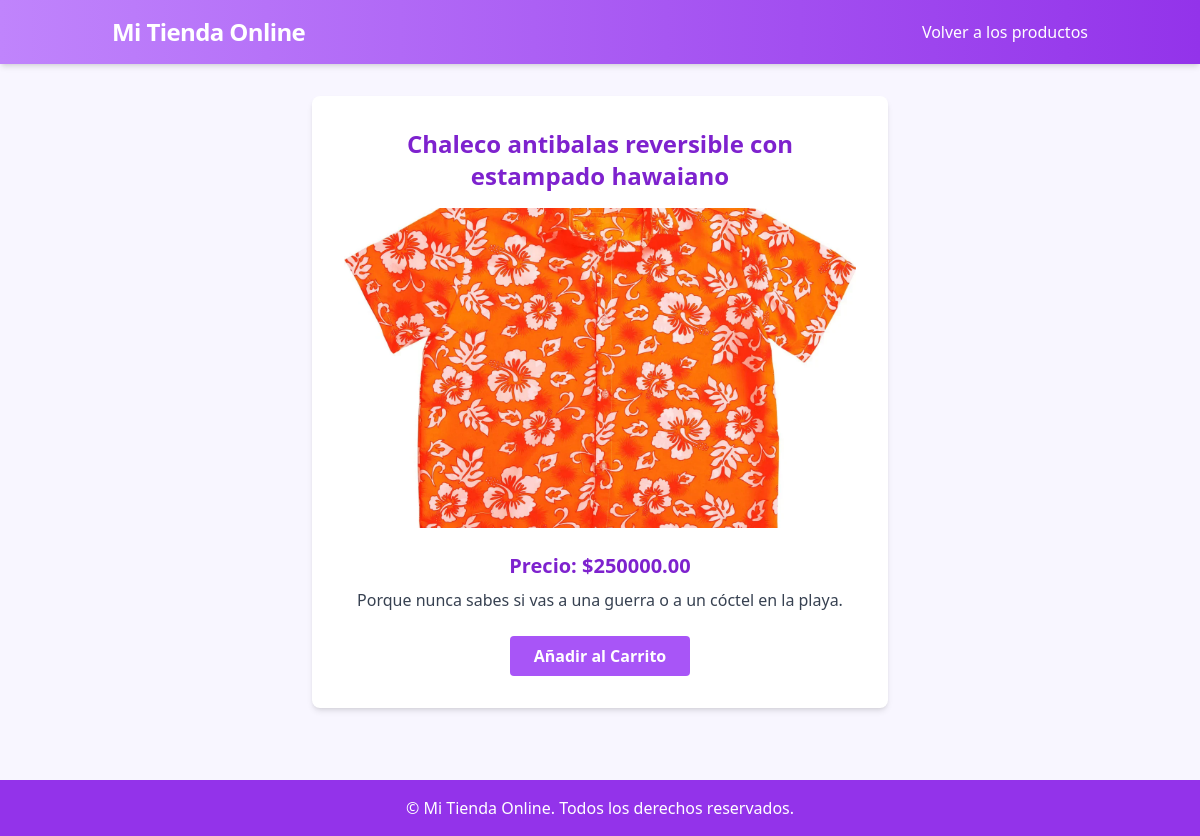
/producto/5/, run on the app's committed database.
### store/models.py (models this page shows, shortened)
class Product(models.Model):
    name = models.CharField(max_length=200)
    price = models.DecimalField(max_digits=10, decimal_places=2)
    description = models.TextField(blank=True, null=True)
    image = models.ImageField(upload_to='products/', blank=True, null=True)

### store/views.py (the view)
# urls.py: path('producto/<int:pk>/', views.product_detail, name='product_detail'),
def product_detail(request, pk):
    product = get_object_or_404(Product, pk=pk)
    return render(request, 'store/product_detail.html', {'product': product})

### store/context_processors.py (called while the page is built)
def cart(request):
    return {'cart': Cart(request)}

### store/templates/store/product_detail.html (shortened to what this page needs)
<!DOCTYPE html>
<html lang="es">
<head>
    <script src="https://cdn.tailwindcss.com"></script>
</head>
<body class="bg-[#f8f6ff] min-h-screen">
    <header class="bg-gradient-to-r from-purple-400 to-purple-600 text-white shadow-md">
        <div class="container mx-auto flex flex-col md:flex-row items-center justify-between py-4 px-6">
            <span class="font-bold text-2xl tracking-tight">Mi Tienda Online</span>
            <a href="{% url 'product_list' %}" class="hover:underline">Volver a los productos</a>
        </div>
    </header>
    <main class="container mx-auto px-4 py-8">
        <div class="bg-white rounded-lg shadow-md p-8 max-w-xl mx-auto">
            <h1 class="text-2xl font-bold text-purple-700 mb-4 text-center">{{ product.name }}</h1>
            {% if product.image %}
                <img src="{{ product.image.url }}" alt="{{ product.name }}" class="rounded-lg mx-auto mb-6 w-full max-h-80 object-cover">
            {% endif %}
            <p class="text-xl text-purple-700 font-semibold mb-2 text-center">Precio: ${{ product.price }}</p>
            <p class="text-gray-700 mb-6 text-center">{{ product.description }}</p>
            <form action="{% url 'cart_add' product.id %}" method="post" class="flex justify-center">
                <button type="submit" class="bg-purple-500 hover:bg-purple-600 text-white font-semibold py-2 px-6 rounded transition-colors duration-200">
                    Añadir al Carrito
                </button>
            </form>
        </div>
    </main>
    <footer class="bg-purple-600 text-white text-center py-4 mt-10">
        <span>&copy; {{ now|date:"Y" }} Mi Tienda Online. Todos los derechos reservados.</span>
    </footer>
</body>
</html>

### data on the page
Product: name "Chaleco antibalas reversible con estampado hawaiano", image (picture), price "250000.00", description "Porque nunca sabes si vas a una guerra o a un cóctel en la playa."
